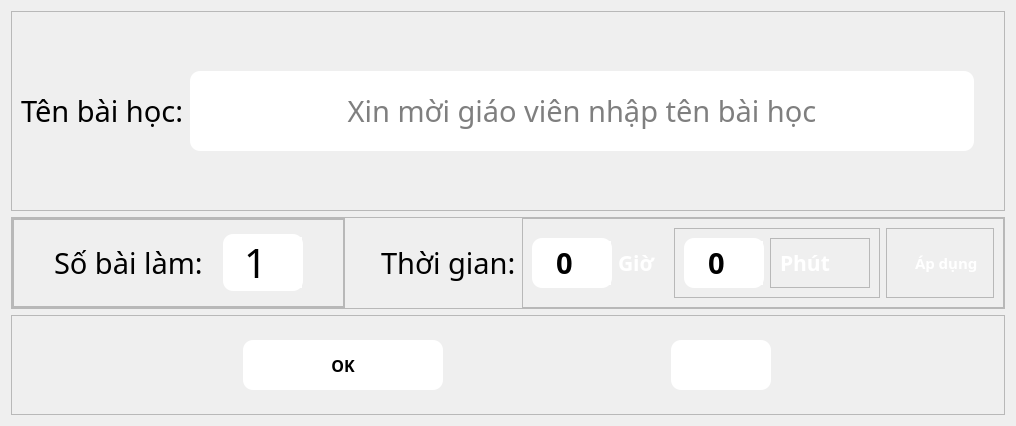
               <widget class="QWidget" name="Edit_Main_Frame">
                <layout class="QVBoxLayout" name="verticalLayout_7">
                 <item>
                  <widget class="QFrame" name="name_frame">
                   <property name="minimumSize">
                    <size>
                     <width>0</width>
                     <height>200</height>
                    </size>
                   </property>
                   <property name="frameShape">
                    <enum>QFrame::StyledPanel</enum>
                   </property>
                   <property name="frameShadow">
                    <enum>QFrame::Raised</enum>
                   </property>
                   <layout class="QHBoxLayout" name="horizontalLayout_3">
                    <property name="rightMargin">
                     <number>30</number>
                    </property>
                    <item>
                     <widget class="QLabel" name="name_label">
                      <property name="font">
                       <font>
                        <family>iCiel Effra</family>
                        <pointsize>22</pointsize>
                       </font>
                      </property>
                      <property name="text">
                       <string>Tên bài học:</string>
                      </property>
                     </widget>
                    </item>
                    <item>
                     <widget class="QLineEdit" name="name_entry">
                      <property name="minimumSize">
                       <size>
                        <width>0</width>
                        <height>80</height>
                       </size>
                      </property>
                      <property name="font">
                       <font>
                        <family>Corbel</family>
                        <pointsize>22</pointsize>
                       </font>
                      </property>
                      <property name="styleSheet">
                       <string notr="true">border-radius: 10px;
color: rgb(0, 0, 0);
background-color: rgb(255, 255, 255);</string>
                      </property>
                      <property name="alignment">
                       <set>Qt::AlignCenter</set>
                      </property>
                      <property name="placeholderText">
                       <string>Xin mời giáo viên nhập tên bài học</string>
                      </property>
                      <property name="cursorMoveStyle">
                       <enum>Qt::VisualMoveStyle</enum>
                      </property>
                     </widget>
                    </item>
                   </layout>
                  </widget>
                 </item>
                 <item>
                  <widget class="QFrame" name="Option_Frame">
                   <property name="frameShape">
                    <enum>QFrame::StyledPanel</enum>
                   </property>
                   <property name="frameShadow">
                    <enum>QFrame::Raised</enum>
                   </property>
                   <layout class="QHBoxLayout" name="horizontalLayout_4">
                    <property name="spacing">
                     <number>6</number>
                    </property>
                    <property name="leftMargin">
                     <number>0</number>
                    </property>
                    <property name="topMargin">
                     <number>0</number>
                    </property>
                    <property name="rightMargin">
                     <number>0</number>
                    </property>
                    <property name="bottomMargin">
                     <number>0</number>
                    </property>
                    <item>
                     <widget class="QFrame" name="frame_7">
                      <property name="minimumSize">
                       <size>
                        <width>250</width>
                        <height>0</height>
                       </size>
                      </property>
                      <property name="frameShape">
                       <enum>QFrame::StyledPanel</enum>
                      </property>
                      <property name="frameShadow">
                       <enum>QFrame::Raised</enum>
                      </property>
                      <layout class="QVBoxLayout" name="verticalLayout_6">
                       <property name="leftMargin">
                        <number>0</number>
                       </property>
                       <property name="topMargin">
                        <number>0</number>
                       </property>
                       <property name="rightMargin">
                        <number>0</number>
                       </property>
                       <property name="bottomMargin">
                        <number>0</number>
                       </property>
                       <item>
                        <widget class="QFrame" name="frame_8">
                         <property name="frameShape">
                          <enum>QFrame::StyledPanel</enum>
                         </property>
                         <property name="frameShadow">
                          <enum>QFrame::Raised</enum>
                         </property>
                         <layout class="QHBoxLayout" name="horizontalLayout_15">
                          <property name="spacing">
                           <number>20</number>
                          </property>
                          <property name="leftMargin">
                           <number>0</number>
                          </property>
                          <property name="topMargin">
                           <number>0</number>
                          </property>
                          <property name="rightMargin">
                           <number>0</number>
                          </property>
                          <property name="bottomMargin">
                           <number>0</number>
                          </property>
                          <item>
                           <spacer name="horizontalSpacer">
                            <property name="orientation">
                             <enum>Qt::Horizontal</enum>
                            </property>
                            <property name="sizeHint" stdset="0">
                             <size>
                              <width>40</width>
                              <height>20</height>
                             </size>
                            </property>
                           </spacer>
                          </item>
                          <item>
                           <widget class="QLabel" name="num_label">
                            <property name="minimumSize">
                             <size>
                              <width>0</width>
                              <height>0</height>
                             </size>
                            </property>
                            <property name="font">
                             <font>
                              <family>iCiel Effra</family>
                              <pointsize>22</pointsize>
                             </font>
                            </property>
                            <property name="text">
                             <string>Số bài làm:</string>
                            </property>
                           </widget>
                          </item>
                          <item>
                           <widget class="QSpinBox" name="num_entry">
                            <property name="sizePolicy">
                             <sizepolicy hsizetype="Expanding" vsizetype="Fixed">
                              <horstretch>0</horstretch>
                              <verstretch>0</verstretch>
                             </sizepolicy>
                            </property>
                            <property name="minimumSize">
                             <size>
                              <width>80</width>
                              <height>50</height>
                             </size>
                            </property>
                            <property name="font">
                             <font>
                              <family>iCiel Effra Regular</family>
                              <pointsize>30</pointsize>
                              <weight>50</weight>
                              <bold>false</bold>
                             </font>
                            </property>
                            <property name="styleSheet">
                             <string notr="true">QSpinBox {
	border-radius: 10px;
	color: rgb(0, 0, 0);
	background-color: rgb(255, 255, 255);
}
QSpinBox::up-button {
	background-color: rgb(255, 255, 255);
	border-radius: 10px;
}

QSpinBox::up-button:hover {
	background-color: rgb(223, 223, 223);
}

QSpinBox::up-button:pressed {
	background-color: rgb(207, 207, 207);
}

QSpinBox::down-button {
	background-color: rgb(255, 255, 255);
	border-radius: 10px;
}

QSpinBox::down-button:hover {
	background-color: rgb(223, 223, 223);
}

QSpinBox::down-button:pressed {
	background-color: rgb(207, 207, 207);
}

QSpinBox::up-arrow {
	image: url(:/images/icons/plus.png);
    width: 10px;
    height: 20px;
}

QSpinBox::down-arrow {
	image: url(:/images/icons/minus.png);
    width: 10px;
    height: 20px;
}</string>
                            </property>
                            <property name="alignment">
                             <set>Qt::AlignCenter</set>
                            </property>
                            <property name="suffix">
                             <string/>
                            </property>
                            <property name="minimum">
                             <number>1</number>
                            </property>
                            <property name="maximum">
                             <number>50</number>
                            </property>
                           </widget>
                          </item>
                          <item>
                           <spacer name="horizontalSpacer_2">
                            <property name="orientation">
                             <enum>Qt::Horizontal</enum>
                            </property>
                            <property name="sizeHint" stdset="0">
                             <size>
                              <width>40</width>
                              <height>20</height>
                             </size>
                            </property>
                           </spacer>
                          </item>
                         </layout>
                        </widget>
                       </item>
                      </layout>
                     </widget>
                    </item>
                    <item>
                     <widget class="QLabel" name="time_label">
                      <property name="minimumSize">
                       <size>
                        <width>150</width>
                        <height>0</height>
                       </size>
                      </property>
                      <property name="font">
                       <font>
                        <family>iCiel Effra</family>
                        <pointsize>22</pointsize>
                       </font>
                      </property>
                      <property name="styleSheet">
                       <string notr="true">border-left: 1px solid rgb(255,255,255);</string>
                      </property>
                      <property name="text">
                       <string>    Thời gian:</string>
                      </property>
                     </widget>
                    </item>
                    <item>
                     <widget class="QFrame" name="frame_5">
                      <property name="minimumSize">
                       <size>
                        <width>80</width>
                        <height>0</height>
                       </size>
                      </property>
                      <property name="font">
                       <font>
                        <family>Segoe UI Black</family>
                        <pointsize>14</pointsize>
                        <weight>75</weight>
                        <bold>true</bold>
                       </font>
                      </property>
                      <property name="frameShape">
                       <enum>QFrame::StyledPanel</enum>
                      </property>
                      <property name="frameShadow">
                       <enum>QFrame::Raised</enum>
                      </property>
                      <layout class="QHBoxLayout" name="horizontalLayout_11">
                       <item>
                        <widget class="QSpinBox" name="Hours_entry">
                         <property name="sizePolicy">
                          <sizepolicy hsizetype="Expanding" vsizetype="Fixed">
                           <horstretch>0</horstretch>
                           <verstretch>0</verstretch>
                          </sizepolicy>
                         </property>
                         <property name="minimumSize">
                          <size>
                           <width>80</width>
                           <height>50</height>
                          </size>
                         </property>
                         <property name="font">
                          <font>
                           <family>iCiel Effra Regular</family>
                           <pointsize>22</pointsize>
                          </font>
                         </property>
                         <property name="styleSheet">
                          <string notr="true">QSpinBox {
	border-radius: 10px;
	color: rgb(0, 0, 0);
	background-color: rgb(255, 255, 255);
}
QSpinBox::up-button {
	background-color: rgb(255, 255, 255);
	border-radius: 10px;
}

QSpinBox::up-button:hover {
	background-color: rgb(223, 223, 223);
}

QSpinBox::up-button:pressed {
	background-color: rgb(207, 207, 207);
}

QSpinBox::down-button {
	background-color: rgb(255, 255, 255);
	border-radius: 10px;
}

QSpinBox::down-button:hover {
	background-color: rgb(223, 223, 223);
}

QSpinBox::down-button:pressed {
	background-color: rgb(207, 207, 207);
}

QSpinBox::up-arrow {
	image: url(:/images/icons/plus.png);
    width: 10px;
    height: 20px;
}

QSpinBox::down-arrow {
	image: url(:/images/icons/minus.png);
    width: 10px;
    height: 20px;
}</string>
                         </property>
                         <property name="alignment">
                          <set>Qt::AlignCenter</set>
                         </property>
                         <property name="suffix">
                          <string/>
                         </property>
                         <property name="minimum">
                          <number>0</number>
                         </property>
                         <property name="maximum">
                          <number>24</number>
                         </property>
                        </widget>
                       </item>
                       <item>
                        <widget class="QLabel" name="label">
                         <property name="minimumSize">
                          <size>
                           <width>50</width>
                           <height>0</height>
                          </size>
                         </property>
                         <property name="font">
                          <font>
                           <family>Segoe UI Black</family>
                           <pointsize>16</pointsize>
                           <weight>75</weight>
                           <bold>true</bold>
                          </font>
                         </property>
                         <property name="styleSheet">
                          <string notr="true">color: rgb(255, 255, 255);
background: transparent;</string>
                         </property>
                         <property name="text">
                          <string>Giờ</string>
                         </property>
                        </widget>
                       </item>
                       <item>
                        <widget class="QFrame" name="frame">
                         <property name="minimumSize">
                          <size>
                           <width>100</width>
                           <height>0</height>
                          </size>
                         </property>
                         <property name="frameShape">
                          <enum>QFrame::StyledPanel</enum>
                         </property>
                         <property name="frameShadow">
                          <enum>QFrame::Raised</enum>
                         </property>
                         <layout class="QGridLayout" name="gridLayout_2">
                          <item row="0" column="2">
                           <widget class="QFrame" name="frame_3">
                            <property name="minimumSize">
                             <size>
                              <width>70</width>
                              <height>0</height>
                             </size>
                            </property>
                            <property name="frameShape">
                             <enum>QFrame::StyledPanel</enum>
                            </property>
                            <property name="frameShadow">
                             <enum>QFrame::Raised</enum>
                            </property>
                            <layout class="QGridLayout" name="gridLayout">
                             <item row="0" column="0">
                              <widget class="QLabel" name="label_2">
                               <property name="minimumSize">
                                <size>
                                 <width>80</width>
                                 <height>0</height>
                                </size>
                               </property>
                               <property name="font">
                                <font>
                                 <family>Segoe UI Black</family>
                                 <pointsize>16</pointsize>
                                 <weight>75</weight>
                                 <bold>true</bold>
                                </font>
                               </property>
                               <property name="styleSheet">
                                <string notr="true">color: rgb(255, 255, 255);
background: transparent;</string>
                               </property>
                               <property name="text">
                                <string>Phút</string>
                               </property>
                              </widget>
                             </item>
                            </layout>
                           </widget>
                          </item>
                          <item row="0" column="1">
                           <widget class="QSpinBox" name="Minutes_entry">
                            <property name="sizePolicy">
                             <sizepolicy hsizetype="Expanding" vsizetype="Fixed">
                              <horstretch>0</horstretch>
                              <verstretch>0</verstretch>
                             </sizepolicy>
                            </property>
                            <property name="minimumSize">
                             <size>
                              <width>80</width>
                              <height>50</height>
                             </size>
                            </property>
                            <property name="font">
                             <font>
                              <family>iCiel Effra Regular</family>
                              <pointsize>22</pointsize>
                             </font>
                            </property>
                            <property name="styleSheet">
                             <string notr="true">QSpinBox {
	border-radius: 10px;
	color: rgb(0, 0, 0);
	background-color: rgb(255, 255, 255);
}
QSpinBox::up-button {
	background-color: rgb(255, 255, 255);
	border-radius: 10px;
}

QSpinBox::up-button:hover {
	background-color: rgb(223, 223, 223);
}

QSpinBox::up-button:pressed {
	background-color: rgb(207, 207, 207);
}

QSpinBox::down-button {
	background-color: rgb(255, 255, 255);
	border-radius: 10px;
}

QSpinBox::down-button:hover {
	background-color: rgb(223, 223, 223);
}

QSpinBox::down-button:pressed {
	background-color: rgb(207, 207, 207);
}

QSpinBox::up-arrow {
	image: url(:/images/icons/plus.png);
    width: 10px;
    height: 20px;
}

QSpinBox::down-arrow {
	image: url(:/images/icons/minus.png);
    width: 10px;
    height: 20px;
}</string>
                            </property>
                            <property name="alignment">
                             <set>Qt::AlignCenter</set>
                            </property>
                            <property name="suffix">
                             <string/>
                            </property>
                            <property name="minimum">
                             <number>0</number>
                            </property>
                            <property name="maximum">
                             <number>60</number>
                            </property>
                           </widget>
                          </item>
                         </layout>
                        </widget>
                       </item>
                       <item>
                        <widget class="QFrame" name="frame_6">
                         <property name="minimumSize">
                          <size>
                           <width>100</width>
                           <height>0</height>
                          </size>
                         </property>
                         <property name="frameShape">
                          <enum>QFrame::StyledPanel</enum>
                         </property>
                         <property name="frameShadow">
                          <enum>QFrame::Raised</enum>
                         </property>
                         <layout class="QGridLayout" name="gridLayout_3">
                          <item row="1" column="0">
                           <widget class="QCheckBox" name="checkBox">
                            <property name="font">
                             <font>
                              <family>Segoe UI Black</family>
                              <pointsize>11</pointsize>
                              <weight>75</weight>
                              <bold>true</bold>
                             </font>
                            </property>
                            <property name="styleSheet">
                             <string notr="true">color: rgb(255, 255, 255);
background: transparent;</string>
                            </property>
                            <property name="text">
                             <string>Áp dụng</string>
                            </property>
                           </widget>
                          </item>
                         </layout>
                        </widget>
                       </item>
                      </layout>
                     </widget>
                    </item>
                   </layout>
                  </widget>
                 </item>
                 <item>
                  <widget class="QFrame" name="confirm_frame">
                   <property name="minimumSize">
                    <size>
                     <width>0</width>
                     <height>100</height>
                    </size>
                   </property>
                   <property name="styleSheet">
                    <string notr="true">color: rgb(0, 0, 0);</string>
                   </property>
                   <property name="frameShape">
                    <enum>QFrame::StyledPanel</enum>
                   </property>
                   <property name="frameShadow">
                    <enum>QFrame::Raised</enum>
                   </property>
                   <layout class="QHBoxLayout" name="horizontalLayout_10">
                    <item>
                     <widget class="QPushButton" name="confirm_button">
                      <property name="minimumSize">
                       <size>
                        <width>200</width>
                        <height>50</height>
                       </size>
                      </property>
                      <property name="maximumSize">
                       <size>
                        <width>100</width>
                        <height>16777215</height>
                       </size>
                      </property>
                      <property name="font">
                       <font>
                        <family>Montserrat</family>
                        <pointsize>12</pointsize>
                        <weight>75</weight>
                        <bold>true</bold>
                       </font>
                      </property>
                      <property name="styleSheet">
                       <string notr="true">QPushButton {
	background-color: rgb(255, 255, 255);
	border-radius: 10px;
}

QPushButton:hover {
	background-color: rgba(0, 0, 0, 150);
	color: rgb(255, 255, 255);
}

QPushButton:pressed {
	background-color: rgb(0, 0, 0);
	color: rgb(255, 255, 255);
}</string>
                      </property>
                      <property name="text">
                       <string>OK</string>
                      </property>
                     </widget>
                    </item>
                    <item>
                     <widget class="QPushButton" name="load_btn">
                      <property name="minimumSize">
                       <size>
                        <width>80</width>
                        <height>50</height>
                       </size>
                      </property>
                      <property name="maximumSize">
                       <size>
                        <width>100</width>
                        <height>50</height>
                       </size>
                      </property>
                      <property name="font">
                       <font>
                        <family>Montserrat</family>
                        <pointsize>12</pointsize>
                        <weight>75</weight>
                        <bold>true</bold>
                       </font>
                      </property>
                      <property name="styleSheet">
                       <string notr="true">QPushButton {
	background-color: rgb(255, 255, 255);
	border-radius: 10px;
}

QPushButton:hover {
	background-color: rgba(0, 0, 0, 150);
	color: rgb(255, 255, 255);
}

QPushButton:pressed {
	background-color: rgb(0, 0, 0);
	color: rgb(255, 255, 255);
}</string>
                      </property>
                      <property name="text">
                       <string/>
                      </property>
                      <property name="icon">
                       <iconset resource="Resources.qrc">
                        <normaloff>:/images/icons/folder_open.png</normaloff>:/images/icons/folder_open.png</iconset>
                      </property>
                      <property name="iconSize">
                       <size>
                        <width>50</width>
                        <height>80</height>
                       </size>
                      </property>
                     </widget>
                    </item>
                   </layout>
                  </widget>
                 </item>
                </layout>
               </widget>
